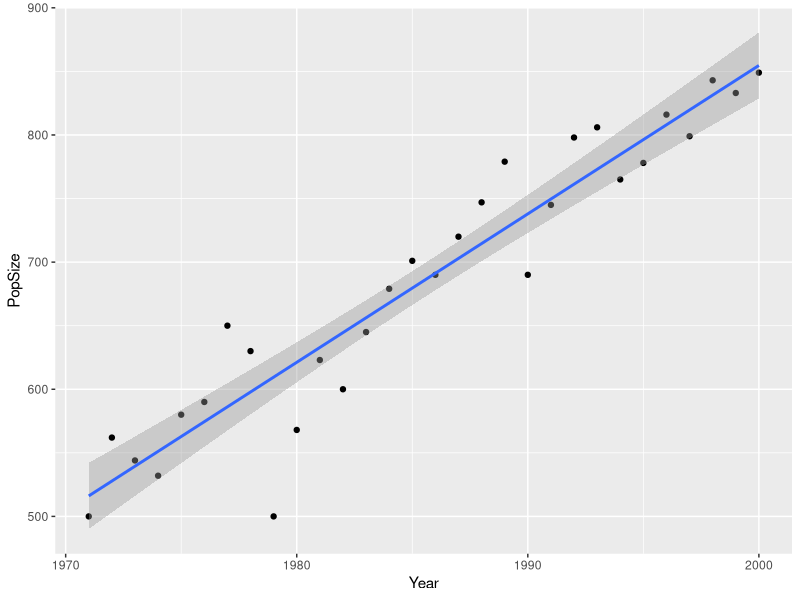

Here is the R script that generated this plot:
### Haggis population density in the Scottish Highlands
### S. Johnston, University of Edinburgh

# Load libraries and data files

library(ggplot2)

hds <- read.table("data/haggis_density.txt", header = T)
head(hds)

# Conduct a linear regression of Population Size by Year

fit1 <- lm(PopSize ~ Year, data = hds)

# What is the slope?

fit1$coefficients

slope <- fit1$coefficients[2]
slope

# What is the P-value?

summary(fit1)$coefficients

pval <- summary(fit1)$coefficients["Year", "Pr(>|t|)"]
pval

# Plot the regression

ggplot(hds, aes(Year, PopSize)) +
  geom_point() + 
  stat_smooth(method = "lm")


